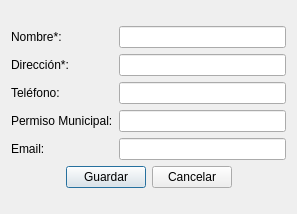
<?xml version="1.0" encoding="UTF-8"?>
<ui version="4.0">
 <class>ui_tienda_agregar</class>
 <widget class="QDialog" name="ui_tienda_agregar">
  <property name="geometry">
   <rect>
    <x>0</x>
    <y>0</y>
    <width>297</width>
    <height>214</height>
   </rect>
  </property>
  <property name="windowTitle">
   <string>Agregar Tienda</string>
  </property>
  <layout class="QGridLayout" name="gridLayout">
   <item row="0" column="0">
    <layout class="QGridLayout" name="gridLayout_2">
     <item row="0" column="0">
      <widget class="QLabel" name="label_24">
       <property name="text">
        <string>Nombre*:</string>
       </property>
      </widget>
     </item>
     <item row="0" column="1">
      <widget class="QLineEdit" name="textAlias"/>
     </item>
     <item row="1" column="0">
      <widget class="QLabel" name="label_19">
       <property name="text">
        <string>Dirección*:</string>
       </property>
      </widget>
     </item>
     <item row="1" column="1">
      <widget class="QLineEdit" name="textDireccion"/>
     </item>
     <item row="2" column="0">
      <widget class="QLabel" name="label_22">
       <property name="text">
        <string>Teléfono:</string>
       </property>
      </widget>
     </item>
     <item row="2" column="1">
      <widget class="QLineEdit" name="textTelefono"/>
     </item>
     <item row="3" column="0">
      <widget class="QLabel" name="label_23">
       <property name="text">
        <string>Permiso Municipal:</string>
       </property>
      </widget>
     </item>
     <item row="3" column="1">
      <widget class="QLineEdit" name="textPermisoMunicipal"/>
     </item>
     <item row="4" column="0">
      <widget class="QLabel" name="label">
       <property name="text">
        <string>Email:</string>
       </property>
      </widget>
     </item>
     <item row="4" column="1">
      <widget class="QLineEdit" name="textEmail"/>
     </item>
     <item row="5" column="0" colspan="2">
      <layout class="QHBoxLayout" name="horizontalLayout">
       <item>
        <spacer name="horizontalSpacer">
         <property name="orientation">
          <enum>Qt::Horizontal</enum>
         </property>
         <property name="sizeHint" stdset="0">
          <size>
           <width>40</width>
           <height>20</height>
          </size>
         </property>
        </spacer>
       </item>
       <item>
        <widget class="QPushButton" name="pushButton_Aceptar">
         <property name="text">
          <string>Guardar</string>
         </property>
        </widget>
       </item>
       <item>
        <widget class="QPushButton" name="pushButton_Cancelar">
         <property name="text">
          <string>Cancelar</string>
         </property>
        </widget>
       </item>
       <item>
        <spacer name="horizontalSpacer_2">
         <property name="orientation">
          <enum>Qt::Horizontal</enum>
         </property>
         <property name="sizeHint" stdset="0">
          <size>
           <width>40</width>
           <height>20</height>
          </size>
         </property>
        </spacer>
       </item>
      </layout>
     </item>
    </layout>
   </item>
  </layout>
 </widget>
 <resources/>
 <connections/>
</ui>
